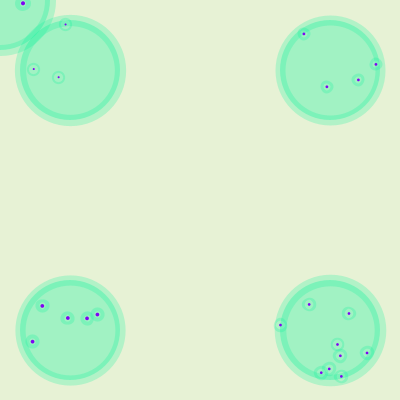
Frame 1 (no input)
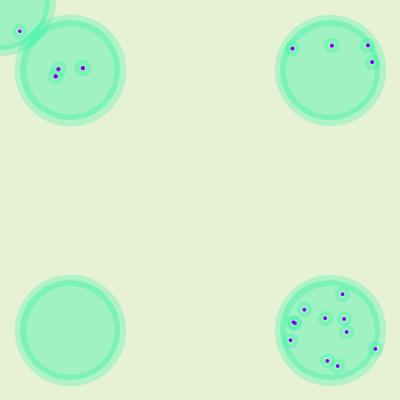
Frame 60 (the mouse pressed at the canvas centre just before this capture)
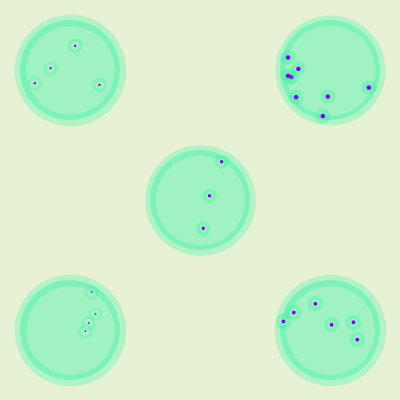
Frame 120 (the mouse held since frame 60 and released just before this capture)

The Processing sketch that drew these frames (run headless with seeded random() and noise(); from frame 60 on, the mouse is pressed at the canvas centre):

// Processing sketch: processing_42846
// ── processing_42846.pde

//dan 01:42 17/10/2011
 
int ellipseSize=1;
float rom=0;


void setup(){
size(400,400);
background(255);
noStroke();
smooth();

}

void draw(){
 background(231,242,213,10);
 drawMe(70,70,100);
 drawMe(mouseX,mouseY,100);
 drawMe(330,330,100);
 drawMe(70,330,100);
 drawMe(330,70,100);
}

void drawMe(int cx, int cy, int ellipseSize){
  float x;
  float y;
  strokeWeight(ellipseSize*random(0.1,0.12));
  stroke(5,242,155,60);
  fill(5,242,155,80);
  ellipse(cx,cy,ellipseSize,ellipseSize);
  rom=random(1,5);
  fill(124,5,242);
  for(int i=0;i<=ellipseSize;i++) {
    x=random(0,width);
    y=random(0,width);
    if(dist(x,y,cx,cy) < ellipseSize/2){
    ellipse(x,y,rom,rom);
  }
  }
}
